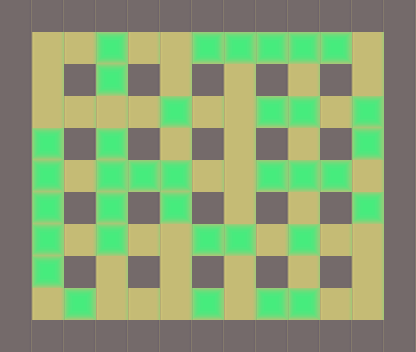

Below is a game level as drawn by its tile map, then a one-line description and the .tmx file that defines it, in full:
An orthogonal 13x11 tile map with 32x32 px tiles, 2 tile layers (base, piedras).

<map version="1.0" orientation="orthogonal" renderorder="right-down" width="13" height="11" tilewidth="32" tileheight="32" nextobjectid="1">
 <properties>
  <property name="nombre" value="Nivel 9" />
 </properties>
 <tileset firstgid="1" name="tile" tilewidth="32" tileheight="32" tilecount="3">
  <image source="../tilebase.png" width="96" height="32" />
  <terraintypes>
   <terrain name="New Terrain" tile="-1" />
  </terraintypes>
 </tileset>
 <layer name="base" width="13" height="11">
  <data>
   <tile gid="1" />
   <tile gid="1" />
   <tile gid="1" />
   <tile gid="1" />
   <tile gid="1" />
   <tile gid="1" />
   <tile gid="1" />
   <tile gid="1" />
   <tile gid="1" />
   <tile gid="1" />
   <tile gid="1" />
   <tile gid="1" />
   <tile gid="1" />
   <tile gid="1" />
   <tile gid="2" />
   <tile gid="2" />
   <tile gid="2" />
   <tile gid="2" />
   <tile gid="2" />
   <tile gid="2" />
   <tile gid="2" />
   <tile gid="2" />
   <tile gid="2" />
   <tile gid="2" />
   <tile gid="2" />
   <tile gid="1" />
   <tile gid="1" />
   <tile gid="2" />
   <tile gid="1" />
   <tile gid="2" />
   <tile gid="1" />
   <tile gid="2" />
   <tile gid="1" />
   <tile gid="2" />
   <tile gid="1" />
   <tile gid="2" />
   <tile gid="1" />
   <tile gid="2" />
   <tile gid="1" />
   <tile gid="1" />
   <tile gid="2" />
   <tile gid="2" />
   <tile gid="2" />
   <tile gid="2" />
   <tile gid="2" />
   <tile gid="2" />
   <tile gid="2" />
   <tile gid="2" />
   <tile gid="2" />
   <tile gid="2" />
   <tile gid="2" />
   <tile gid="1" />
   <tile gid="1" />
   <tile gid="2" />
   <tile gid="1" />
   <tile gid="2" />
   <tile gid="1" />
   <tile gid="2" />
   <tile gid="1" />
   <tile gid="2" />
   <tile gid="1" />
   <tile gid="2" />
   <tile gid="1" />
   <tile gid="2" />
   <tile gid="1" />
   <tile gid="1" />
   <tile gid="2" />
   <tile gid="2" />
   <tile gid="2" />
   <tile gid="2" />
   <tile gid="2" />
   <tile gid="2" />
   <tile gid="2" />
   <tile gid="2" />
   <tile gid="2" />
   <tile gid="2" />
   <tile gid="2" />
   <tile gid="1" />
   <tile gid="1" />
   <tile gid="2" />
   <tile gid="1" />
   <tile gid="2" />
   <tile gid="1" />
   <tile gid="2" />
   <tile gid="1" />
   <tile gid="2" />
   <tile gid="1" />
   <tile gid="2" />
   <tile gid="1" />
   <tile gid="2" />
   <tile gid="1" />
   <tile gid="1" />
   <tile gid="2" />
   <tile gid="2" />
   <tile gid="2" />
   <tile gid="2" />
   <tile gid="2" />
   <tile gid="2" />
   <tile gid="2" />
   <tile gid="2" />
   <tile gid="2" />
   <tile gid="2" />
   <tile gid="2" />
   <tile gid="1" />
   <tile gid="1" />
   <tile gid="2" />
   <tile gid="1" />
   <tile gid="2" />
   <tile gid="1" />
   <tile gid="2" />
   <tile gid="1" />
   <tile gid="2" />
   <tile gid="1" />
   <tile gid="2" />
   <tile gid="1" />
   <tile gid="2" />
   <tile gid="1" />
   <tile gid="1" />
   <tile gid="2" />
   <tile gid="2" />
   <tile gid="2" />
   <tile gid="2" />
   <tile gid="2" />
   <tile gid="2" />
   <tile gid="2" />
   <tile gid="2" />
   <tile gid="2" />
   <tile gid="2" />
   <tile gid="2" />
   <tile gid="1" />
   <tile gid="1" />
   <tile gid="1" />
   <tile gid="1" />
   <tile gid="1" />
   <tile gid="1" />
   <tile gid="1" />
   <tile gid="1" />
   <tile gid="1" />
   <tile gid="1" />
   <tile gid="1" />
   <tile gid="1" />
   <tile gid="1" />
   <tile gid="1" />
  </data>
 </layer>
 <layer name="piedras" width="13" height="11">
  <data>
   <tile gid="0" />
   <tile gid="0" />
   <tile gid="0" />
   <tile gid="0" />
   <tile gid="0" />
   <tile gid="0" />
   <tile gid="0" />
   <tile gid="0" />
   <tile gid="0" />
   <tile gid="0" />
   <tile gid="0" />
   <tile gid="0" />
   <tile gid="0" />
   <tile gid="0" />
   <tile gid="0" />
   <tile gid="0" />
   <tile gid="3" />
   <tile gid="0" />
   <tile gid="0" />
   <tile gid="3" />
   <tile gid="3" />
   <tile gid="3" />
   <tile gid="3" />
   <tile gid="3" />
   <tile gid="0" />
   <tile gid="0" />
   <tile gid="0" />
   <tile gid="0" />
   <tile gid="0" />
   <tile gid="3" />
   <tile gid="0" />
   <tile gid="0" />
   <tile gid="0" />
   <tile gid="0" />
   <tile gid="0" />
   <tile gid="0" />
   <tile gid="0" />
   <tile gid="0" />
   <tile gid="0" />
   <tile gid="0" />
   <tile gid="0" />
   <tile gid="0" />
   <tile gid="0" />
   <tile gid="0" />
   <tile gid="3" />
   <tile gid="0" />
   <tile gid="0" />
   <tile gid="3" />
   <tile gid="3" />
   <tile gid="0" />
   <tile gid="3" />
   <tile gid="0" />
   <tile gid="0" />
   <tile gid="3" />
   <tile gid="0" />
   <tile gid="3" />
   <tile gid="0" />
   <tile gid="0" />
   <tile gid="0" />
   <tile gid="0" />
   <tile gid="0" />
   <tile gid="0" />
   <tile gid="0" />
   <tile gid="3" />
   <tile gid="0" />
   <tile gid="0" />
   <tile gid="3" />
   <tile gid="0" />
   <tile gid="3" />
   <tile gid="3" />
   <tile gid="3" />
   <tile gid="0" />
   <tile gid="0" />
   <tile gid="3" />
   <tile gid="3" />
   <tile gid="3" />
   <tile gid="0" />
   <tile gid="0" />
   <tile gid="0" />
   <tile gid="3" />
   <tile gid="0" />
   <tile gid="3" />
   <tile gid="0" />
   <tile gid="3" />
   <tile gid="0" />
   <tile gid="0" />
   <tile gid="0" />
   <tile gid="0" />
   <tile gid="0" />
   <tile gid="3" />
   <tile gid="0" />
   <tile gid="0" />
   <tile gid="3" />
   <tile gid="0" />
   <tile gid="3" />
   <tile gid="0" />
   <tile gid="0" />
   <tile gid="3" />
   <tile gid="3" />
   <tile gid="0" />
   <tile gid="3" />
   <tile gid="0" />
   <tile gid="0" />
   <tile gid="0" />
   <tile gid="0" />
   <tile gid="3" />
   <tile gid="0" />
   <tile gid="0" />
   <tile gid="0" />
   <tile gid="0" />
   <tile gid="0" />
   <tile gid="0" />
   <tile gid="0" />
   <tile gid="0" />
   <tile gid="0" />
   <tile gid="0" />
   <tile gid="0" />
   <tile gid="0" />
   <tile gid="0" />
   <tile gid="3" />
   <tile gid="0" />
   <tile gid="0" />
   <tile gid="0" />
   <tile gid="3" />
   <tile gid="0" />
   <tile gid="3" />
   <tile gid="3" />
   <tile gid="0" />
   <tile gid="0" />
   <tile gid="0" />
   <tile gid="0" />
   <tile gid="0" />
   <tile gid="0" />
   <tile gid="0" />
   <tile gid="0" />
   <tile gid="0" />
   <tile gid="0" />
   <tile gid="0" />
   <tile gid="0" />
   <tile gid="0" />
   <tile gid="0" />
   <tile gid="0" />
   <tile gid="0" />
  </data>
 </layer>
</map>
